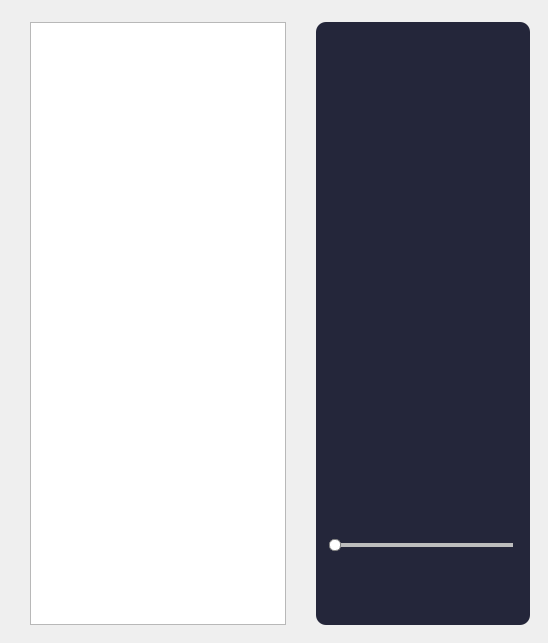
                <widget class="QWidget" name="page_view">
                 <layout class="QHBoxLayout" name="horizontalLayout_12">
                  <property name="spacing">
                   <number>30</number>
                  </property>
                  <property name="leftMargin">
                   <number>30</number>
                  </property>
                  <property name="topMargin">
                   <number>22</number>
                  </property>
                  <property name="rightMargin">
                   <number>18</number>
                  </property>
                  <property name="bottomMargin">
                   <number>18</number>
                  </property>
                  <item>
                   <widget class="QTreeView" name="treeView">
                    <property name="minimumSize">
                     <size>
                      <width>256</width>
                      <height>603</height>
                     </size>
                    </property>
                    <property name="font">
                     <font>
                      <family>Microsoft Sans Serif</family>
                      <pointsize>12</pointsize>
                     </font>
                    </property>
                    <property name="focusPolicy">
                     <enum>Qt::WheelFocus</enum>
                    </property>
                    <property name="styleSheet">
                     <string notr="true">QTreeView {
    alternate-background-color: red;
	color:white;
margin-bottom:3px;
margin-top:4px;
border:2px solid;
	border-color: rgb(5, 32, 56);
border-radius:10px;
}
QHeaderView::section{
	border:none;
	border-radius-top-left:10px;
	border-radius-top-right:10px;
	font: 75 12pt &quot;Microsoft YaHei UI&quot;;
	color:#598FDC;
	background-color: rgb(36, 38, 58);
}

QScrollBar:vertical{width:8px;
         background:transparent;
margin:0px,1px,0px,1px;
    padding-top:0px;
padding-bottom:0px;
border-radius:4px;}
QScrollBar::handle:vertical{
background:rgb(61,67,79);
   border-radius:4px;}
QScrollBar::handle:vertical:hover{
background:rgb(212,216,228);
border-radius:4px;}
QScrollBar::add-page:vertical,QScrollBar::sub-page:vertical{
background:transparent;
border-radius:4px;}/*设置滑块滑动后一端槽的背景透明*/
QScrollBar::add-line:vertical,QScrollBar::sub-line:vertical{
 height:0px;width:0px;};/*去掉上下箭头*/
</string>
                    </property>
                    <attribute name="headerMinimumSectionSize">
                     <number>30</number>
                    </attribute>
                   </widget>
                  </item>
                  <item>
                   <widget class="QFrame" name="frame_animation">
                    <property name="sizePolicy">
                     <sizepolicy hsizetype="Preferred" vsizetype="Preferred">
                      <horstretch>1</horstretch>
                      <verstretch>0</verstretch>
                     </sizepolicy>
                    </property>
                    <property name="styleSheet">
                     <string notr="true">QFrame{
	background-color: rgb(36,38,58);
	border-radius:10px;
}</string>
                    </property>
                    <property name="frameShape">
                     <enum>QFrame::StyledPanel</enum>
                    </property>
                    <property name="frameShadow">
                     <enum>QFrame::Raised</enum>
                    </property>
                    <layout class="QVBoxLayout" name="verticalLayout_10">
                     <item>
                      <widget class="QLabel" name="label_2">
                       <property name="text">
                        <string/>
                       </property>
                      </widget>
                     </item>
                     <item>
                      <widget class="QSlider" name="horizontalSlider">
                       <property name="styleSheet">
                        <string notr="true">QSlider::groove:horizontal { 
	border: 1px solid gray;
	height: 2px; 
	left: 8px; 
	right: 8px; 
} 

QSlider::handle:horizontal { 
	border: 1px solid gray; 
	background:white;
	border-radius: 5px;
	width: 10px; 
	height: 10px; 
	margin: -5px; 
} 

QSlider::add-page:horizontal{ 
	background: rgb(189, 189, 189); 
} 
QSlider::sub-page:horizontal{ 
	background: rgb(80, 165, 245); 
}
</string>
                       </property>
                       <property name="orientation">
                        <enum>Qt::Horizontal</enum>
                       </property>
                      </widget>
                     </item>
                     <item>
                      <widget class="QFrame" name="frame_vedio">
                       <property name="sizePolicy">
                        <sizepolicy hsizetype="Preferred" vsizetype="Fixed">
                         <horstretch>0</horstretch>
                         <verstretch>0</verstretch>
                        </sizepolicy>
                       </property>
                       <layout class="QHBoxLayout" name="horizontalLayout_17">
                        <item>
                         <widget class="QLabel" name="label">
                          <property name="font">
                           <font>
                            <family>Microsoft YaHei UI</family>
                            <pointsize>9</pointsize>
                           </font>
                          </property>
                          <property name="styleSheet">
                           <string notr="true">QLabel{
border: 0px solid;
border-color: #598FDC;
background-color:rgba(0,0,0,0);
color:white;
}</string>
                          </property>
                          <property name="text">
                           <string/>
                          </property>
                         </widget>
                        </item>
                        <item>
                         <widget class="QPushButton" name="pushButton_back">
                          <property name="sizePolicy">
                           <sizepolicy hsizetype="Fixed" vsizetype="Fixed">
                            <horstretch>0</horstretch>
                            <verstretch>0</verstretch>
                           </sizepolicy>
                          </property>
                          <property name="minimumSize">
                           <size>
                            <width>35</width>
                            <height>35</height>
                           </size>
                          </property>
                          <property name="font">
                           <font>
                            <family>Microsoft YaHei UI</family>
                            <pointsize>10</pointsize>
                            <weight>75</weight>
                            <bold>true</bold>
                           </font>
                          </property>
                          <property name="styleSheet">
                           <string notr="true">QPushButton {	
	border: 0px solid;
	border-color: #598FDC;
	border-radius: 6px;
	color: rgb(255, 255, 255);
	background-color: transparent;
}
QPushButton:hover {
	background-color: rgb(38, 43, 85);
}
QPushButton:pressed {	
	background-color: transparent;
}</string>
                          </property>
                          <property name="text">
                           <string/>
                          </property>
                          <property name="icon">
                           <iconset resource="../res1/res.qrc">
                            <normaloff>:/图标/快退.png</normaloff>:/图标/快退.png</iconset>
                          </property>
                          <property name="iconSize">
                           <size>
                            <width>32</width>
                            <height>32</height>
                           </size>
                          </property>
                         </widget>
                        </item>
                        <item>
                         <widget class="QPushButton" name="pushButton_stop">
                          <property name="sizePolicy">
                           <sizepolicy hsizetype="Fixed" vsizetype="Fixed">
                            <horstretch>0</horstretch>
                            <verstretch>0</verstretch>
                           </sizepolicy>
                          </property>
                          <property name="minimumSize">
                           <size>
                            <width>70</width>
                            <height>35</height>
                           </size>
                          </property>
                          <property name="font">
                           <font>
                            <family>Microsoft YaHei UI</family>
                            <pointsize>10</pointsize>
                            <weight>75</weight>
                            <bold>true</bold>
                           </font>
                          </property>
                          <property name="styleSheet">
                           <string notr="true">QPushButton {	
	border: 0px solid;
	border-color: #598FDC;
	border-radius: 6px;
	color: rgb(255, 255, 255);
	background-color: transparent;
}
QPushButton:hover {
	background-color: rgb(38, 43, 85);
}
QPushButton:pressed {	
	background-color: transparent;
}</string>
                          </property>
                          <property name="text">
                           <string/>
                          </property>
                          <property name="icon">
                           <iconset resource="../res1/res.qrc">
                            <normaloff>:/图标/24gf-pause2.png</normaloff>:/图标/24gf-pause2.png</iconset>
                          </property>
                          <property name="iconSize">
                           <size>
                            <width>32</width>
                            <height>32</height>
                           </size>
                          </property>
                         </widget>
                        </item>
                        <item>
                         <widget class="QPushButton" name="pushButton_forward">
                          <property name="sizePolicy">
                           <sizepolicy hsizetype="Fixed" vsizetype="Fixed">
                            <horstretch>0</horstretch>
                            <verstretch>0</verstretch>
                           </sizepolicy>
                          </property>
                          <property name="minimumSize">
                           <size>
                            <width>35</width>
                            <height>35</height>
                           </size>
                          </property>
                          <property name="font">
                           <font>
                            <family>Microsoft YaHei UI</family>
                            <pointsize>10</pointsize>
                            <weight>75</weight>
                            <bold>true</bold>
                           </font>
                          </property>
                          <property name="styleSheet">
                           <string notr="true">QPushButton {	
	border: 0px solid;
	border-color: #598FDC;
	border-radius: 6px;
	color: rgb(255, 255, 255);
	background-color: transparent;
}
QPushButton:hover {
	background-color: rgb(38, 43, 85);
}
QPushButton:pressed {	
	background-color: transparent;
}</string>
                          </property>
                          <property name="text">
                           <string/>
                          </property>
                          <property name="icon">
                           <iconset resource="../res1/res.qrc">
                            <normaloff>:/图标/快进.png</normaloff>
                            <activeon>:/图标/快进.png</activeon>:/图标/快进.png</iconset>
                          </property>
                          <property name="iconSize">
                           <size>
                            <width>32</width>
                            <height>32</height>
                           </size>
                          </property>
                         </widget>
                        </item>
                        <item>
                         <widget class="QLabel" name="label_3">
                          <property name="text">
                           <string/>
                          </property>
                         </widget>
                        </item>
                       </layout>
                      </widget>
                     </item>
                     <item>
                      <spacer name="verticalSpacer">
                       <property name="orientation">
                        <enum>Qt::Vertical</enum>
                       </property>
                       <property name="sizeType">
                        <enum>QSizePolicy::Fixed</enum>
                       </property>
                       <property name="sizeHint" stdset="0">
                        <size>
                         <width>20</width>
                         <height>4</height>
                        </size>
                       </property>
                      </spacer>
                     </item>
                    </layout>
                   </widget>
                  </item>
                 </layout>
                </widget>
